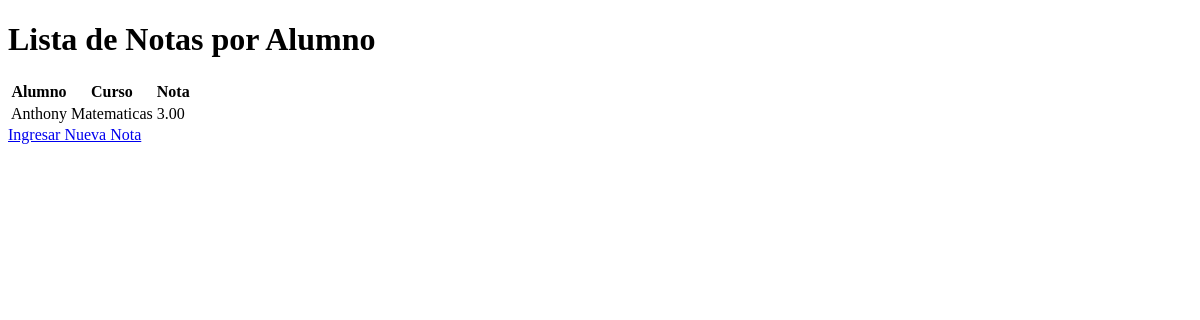
Before: /registro/listaNota/ with the older database file.
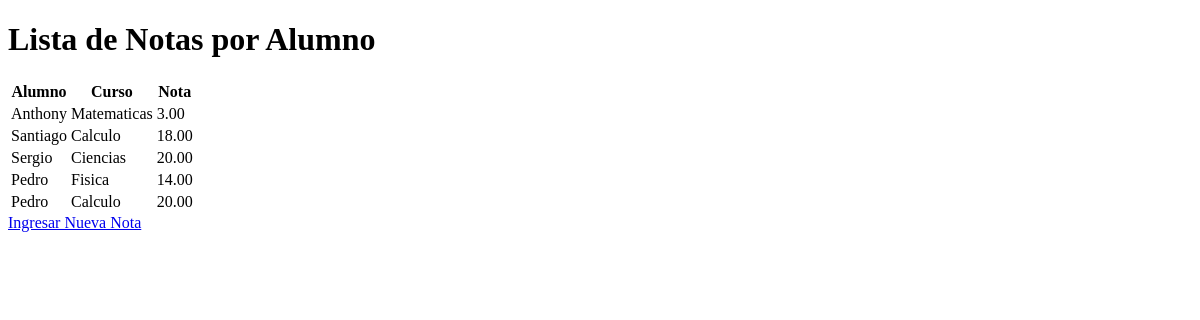
After: the same page with the newer database file.
### registroCurso/models.py (models this page shows, shortened)
class Nota(models.Model):
    alumno = models.ForeignKey(Alumno, on_delete=models.CASCADE)
    curso = models.ForeignKey(Curso, on_delete=models.CASCADE)
    nota = models.DecimalField(max_digits=5, decimal_places=2)

class Alumno(models.Model):
    nombre = models.CharField(max_length=200)

class Curso(models.Model):
    nombre = models.CharField(max_length=200)

### registroCurso/views.py (the view)
# urls.py: path('listaNota/', views.lista_notas_alumno, name='lista_notas_alumno'),
def lista_notas_alumno(request):
    notas = Nota.objects.select_related('alumno', 'curso').all()
    return render(request, 'registroCurso/lista_notas_alumno.html', {'notas': notas})

### registroCurso/templates/registroCurso/lista_notas_alumno.html (shortened to what this page needs)
<!DOCTYPE html>
<html>
<head>
</head>
<body>
    <h1>Lista de Notas por Alumno</h1>
    <table>
        <thead>
            <tr>
                <th>Alumno</th>
                <th>Curso</th>
                <th>Nota</th>
            </tr>
        </thead>
        <tbody>
            {% for nota in notas %}
                <tr>
                    <td>{{ nota.alumno.nombre }}</td>
                    <td>{{ nota.curso.nombre }}</td>
                    <td>{{ nota.nota }}</td>
                </tr>
            {% endfor %}
        </tbody>
    </table>
    <a href="{% url 'crear_nota' %}">Ingresar Nueva Nota</a>
</body>
</html>

Changed rows visible on the page:
added Nota: alumno.nombre "Santiago", curso.nombre "Calculo", nota "18.00"
added Nota: alumno.nombre "Sergio", curso.nombre "Ciencias", nota "20.00"
added Nota: alumno.nombre "Pedro", curso.nombre "Fisica", nota "14.00"
added Nota: alumno.nombre "Pedro", curso.nombre "Calculo", nota "20.00"
